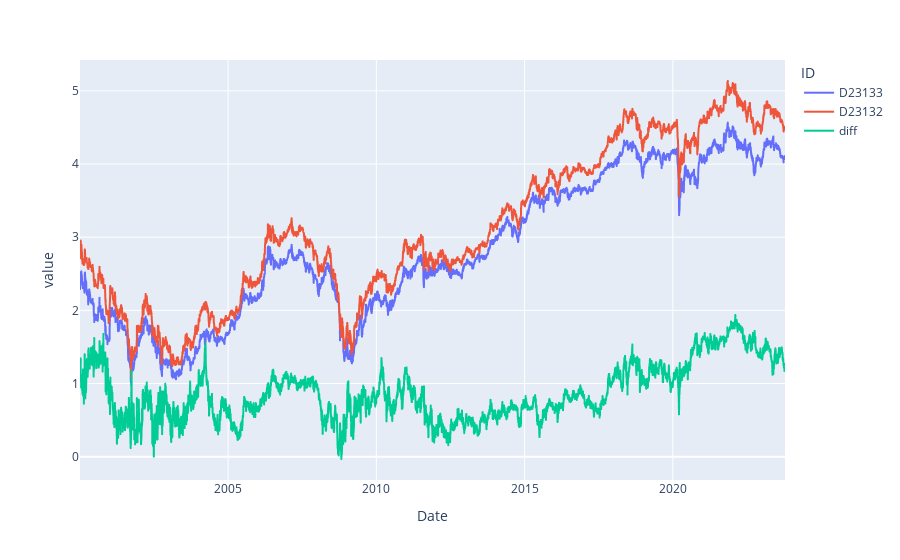

Notebook source saved alongside this figure:
### Code cell
rela.loc[:, "diff"] = (rela[ord_wkn] - rela[pref_wkn])
px.line(rela)

### Figure 1 — Plotly figure (JSON) as saved in the notebook; plotly's stock layout.template omitted (floating-point values rounded to 4 significant figures; data arrays with more than 128 entries replaced by an {"elided": "..."} marker saying what was removed)
{"data": [{"hovertemplate": "ID=D23133<br>Date=%{x}<br>value=%{y}<extra></extra>", "legendgroup": "D23133", "line": {"color": "#636efa", "dash": "solid"}, "marker": {"symbol": "circle"}, "mode": "lines", "name": "D23133", "showlegend": true, "type": "scattergl", "x": {"elided": "6027 str values"}, "xaxis": "x", "y": {"elided": "6027 float values"}, "yaxis": "y"}, {"hovertemplate": "ID=D23132<br>Date=%{x}<br>value=%{y}<extra></extra>", "legendgroup": "D23132", "line": {"color": "#EF553B", "dash": "solid"}, "marker": {"symbol": "circle"}, "mode": "lines", "name": "D23132", "showlegend": true, "type": "scattergl", "x": {"elided": "6027 str values"}, "xaxis": "x", "y": {"elided": "6027 float values"}, "yaxis": "y"}, {"hovertemplate": "ID=diff<br>Date=%{x}<br>value=%{y}<extra></extra>", "legendgroup": "diff", "line": {"color": "#00cc96", "dash": "solid"}, "marker": {"symbol": "circle"}, "mode": "lines", "name": "diff", "showlegend": true, "type": "scattergl", "x": {"elided": "6027 str values"}, "xaxis": "x", "y": {"elided": "6027 float values"}, "yaxis": "y"}], "layout": {"legend": {"title": {"text": "ID"}, "tracegroupgap": 0}, "margin": {"t": 60}, "xaxis": {"anchor": "y", "domain": [0, 1], "title": {"text": "Date"}}, "yaxis": {"anchor": "x", "domain": [0, 1], "title": {"text": "value"}}}}
